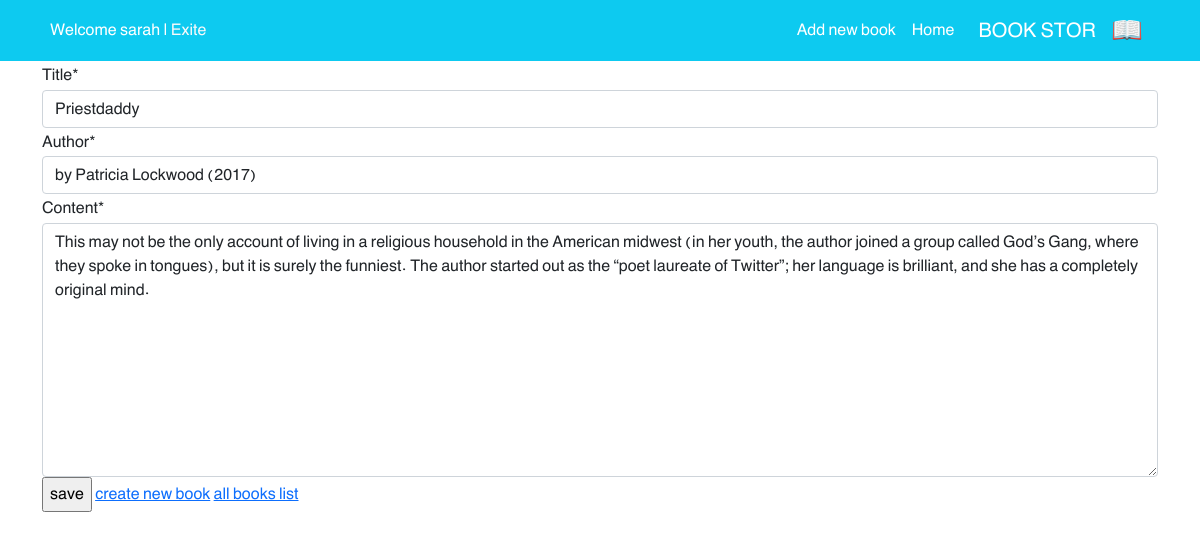
Page /books/6/edit/ (signed in) on the committed database.
### accounts/models.py (models this page shows)
class CustomUser(AbstractUser):
    age = models.PositiveIntegerField(null=True, blank=True)

### books/models.py (models this page shows, shortened)
class Book(models.Model):
    user = models.ForeignKey(get_user_model(), on_delete=models.CASCADE)
    title = models.CharField(max_length=100)
    author = models.CharField(max_length=50)
    content = models.TextField()
    price = models.DecimalField(max_digits=5, decimal_places=2)
    cover = models.ImageField(upload_to='cover/', blank=True)

### books/views.py (the view)
# urls.py: path('<int:pk>/edit/', views.BookUpdateView.as_view(), name='book_update'),
class BookUpdateView(LoginRequiredMixin, UserPassesTestMixin, generic.UpdateView):
    model = Book
    fields = ['title', 'author', 'content']
    template_name = 'books/book_update.html'
    def test_func(self):
        obj = self.get_object()
        return obj.user == self.request.user

### books/templates/books/book_update.html (shortened to what this page needs)
{% extends '_base.html' %}
{% load crispy_forms_tags %}
{% block content %}
    <div class="container">
        <form action="" method="post">
            {{ form|crispy }}
            <input type="submit" value="save">
            <a href="{% url 'book_create' %}">create new book</a>
            <a href="{% url 'book_list' %}">all books list</a>
        </form>
    </div>
{% endblock %}a

### templates/_base.html (shortened to what this page needs)
{% load static %}
<!doctype html>
<html lang="en">
<head>
    <link href="https://cdn.jsdelivr.net/npm/bootstrap@5.1.3/dist/css/bootstrap.min.css" rel="stylesheet"
>
    <link rel="stylesheet" href="{% static 'css/style.css' %}">
</head>
<body>
<nav class="navbar navbar-expand-lg navbar-dark bg-info" dir="rtl">
    <div class="container">
        <a class="navbar-brand" href="#">
            <img src="{% static 'icons/book.png' %}" alt="" height="30"
                 class="d-inline-block align-text-top">
        </a>
        <a class="navbar-brand mx-3" href="{% url 'book_list' %}">BOOK STOR</a>
        <div class="collapse navbar-collapse" id="navbarNavAltMarkup">
            <div class="navbar-nav">
                <a class="nav-link active" aria-current="page" href="{% url 'book_list' %}">Home</a>
                <a class="nav-link active" href="{% url 'book_create' %}">Add new book</a>
            </div>
        </div>
        {% if user.is_authenticated %}
            <div class="mx-2 text-white">Welcome {{ user.username }}   |
            <a class="link-light text-decoration-none" href="{% url 'logout' %}">Exite</a>
            {% else %}
            <a href="{% url 'login' %}">login</a> &nbsp  &nbsp
            <span>|</span>
             &nbsp  &nbsp <a href="{% url 'signup' %}">sign up</a>
        {% endif %}
        </div>
    </div>
</nav>
{% block content %}
{% endblock content %}
</body>
</html>

### static/css/style.css (style rules this page uses)
* { font-family: 'BYekan', sans-serif; line-height: 1.8rem; }

### rows in the picture
CustomUser: username "sarah"
Book: title "Priestdaddy", author "by Patricia Lockwood (2017)", content "This may not be the only account of living in a religious household in the American midwest (in her youth, the author joined a group called God’s Gang, where they spoke in tongues), but it is surely the funniest. The author started out as the “poet laureate of Twitter”; her language is brilliant, and she has a completely original mind."
